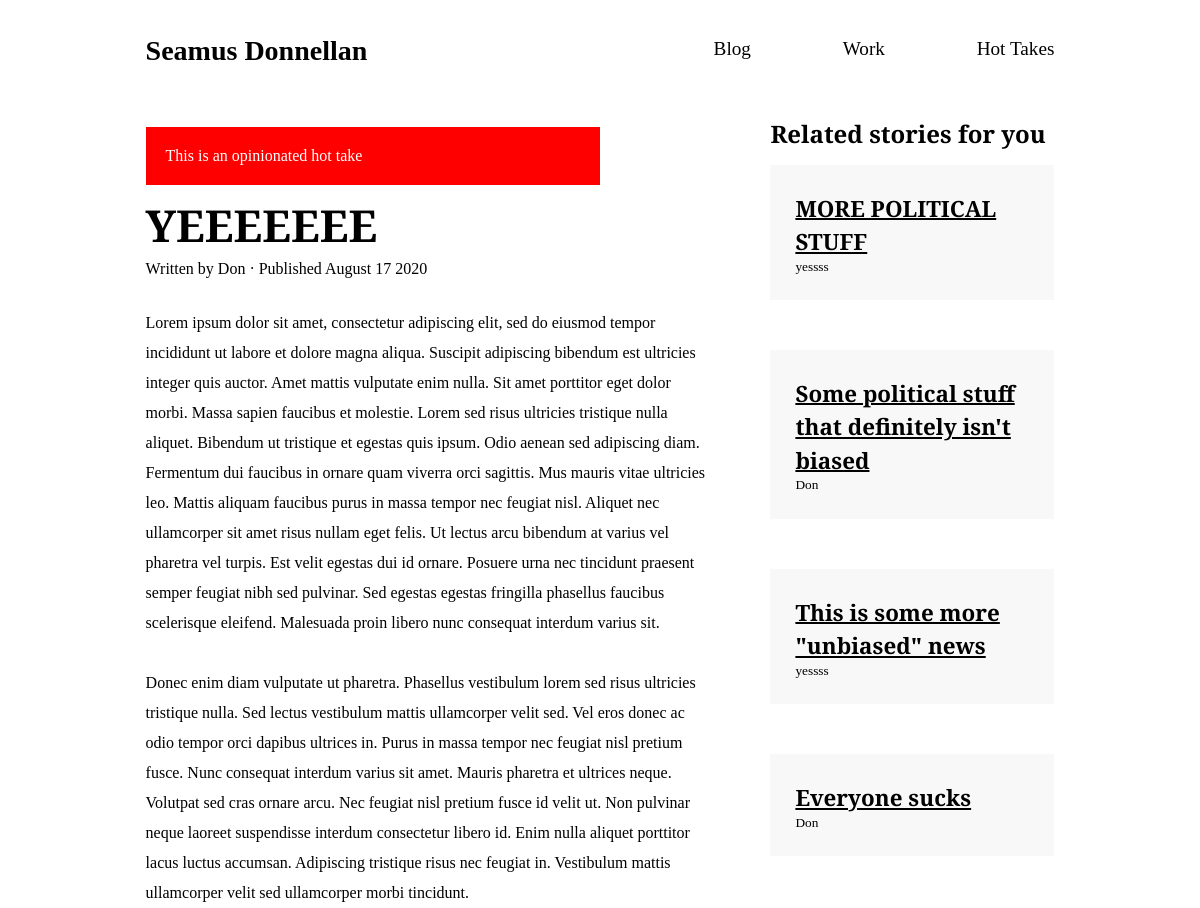
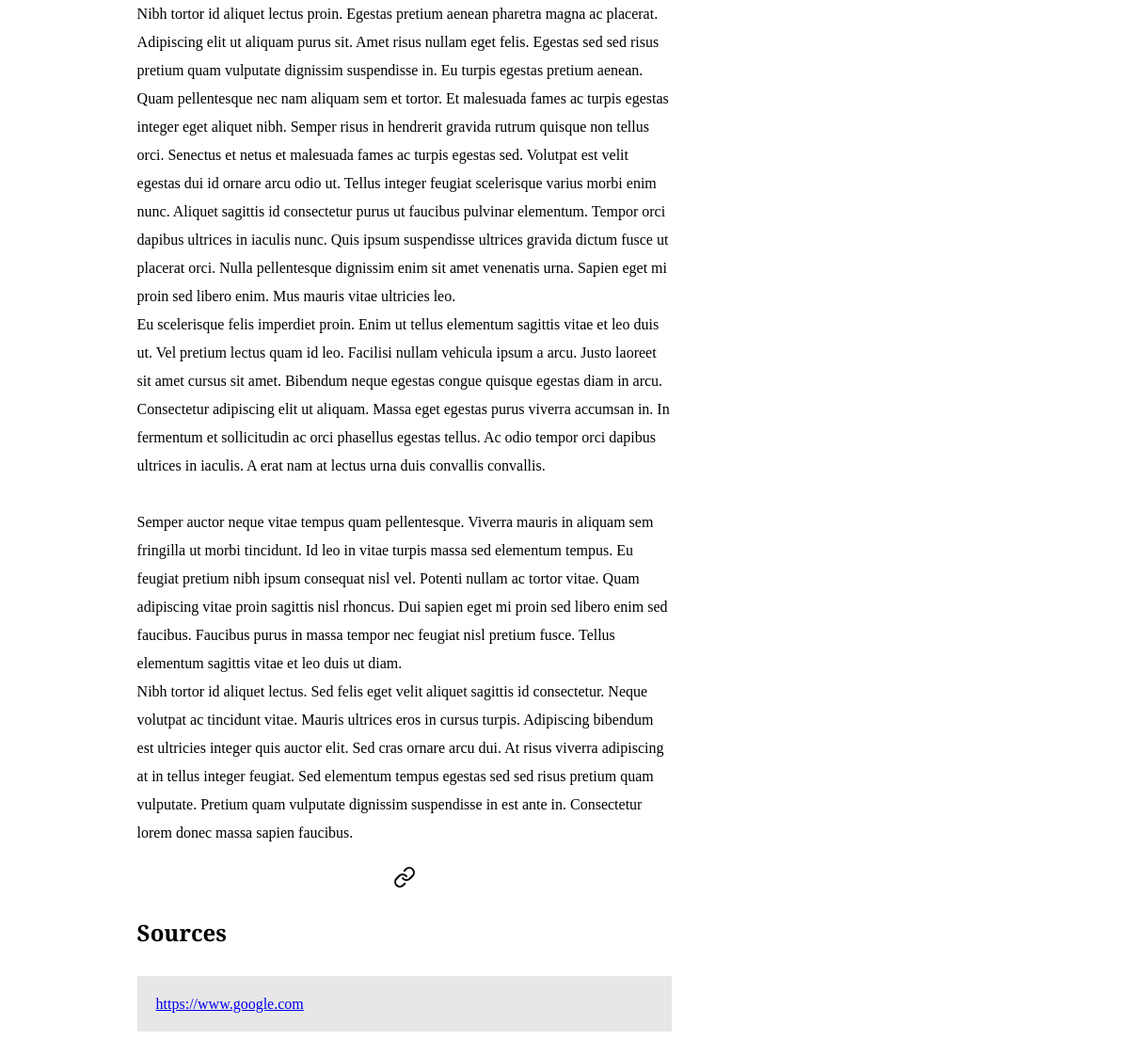
The app's page /take/oh-god-pls-no/ with its own data (2 pictures, top to bottom).
### core/models.py (models this page shows, shortened)
class HotTake(models.Model):
    author = models.ForeignKey(User, on_delete=models.CASCADE)
    title = models.CharField(max_length=100)
    content = RichTextField()
    timestamp = models.DateTimeField(auto_now_add=True)
    opinion = models.BooleanField(default=False)
    sourced = models.ManyToManyField("Source",related_name='sourced')
    slug = models.SlugField(unique=True,default="",max_length=1000)

class Source(models.Model):
    take = models.ForeignKey(HotTake, related_name='sources',on_delete=models.CASCADE)
    link = models.CharField(max_length=250)

### core/views.py (the view)
# urls.py: path('take/<slug>/',views.take_detail,name='take'),
def take_detail(request,slug):
    take = get_object_or_404(HotTake,slug=slug)
    takes = HotTake.objects.all()
    random_items = random.sample(list(takes),4)
    sources = Source.objects.filter(sourced__in=[take])
    context = {
        'take':take,
        'random':random_items,
        'sources':sources
    }
    return render(request,'core/take.html',context)

### core/templates/core/take.html
{% extends 'core/base.html' %}
{% load static %}
{% block content %}
<div class="take">
    <div class="take__container">
        <div class="take__heading">
            {% if take.opinion == True %}
                <div style="margin: 10px 0" class="alert--warning">
                    <p>This is an opinionated hot take</p>
                </div>
            {% endif %}
            <h1>{{ take.title }}</h1>
            <p style="margin-top: 5px">Written by {{ take.author }} &middot; Published {{ take.timestamp|date:"F d Y" }}</p>
        </div>
        <div class="take__body">
            <p style="margin-top: 30px;">{{ take.content|safe }}</p>
        </div>
        <div style="text-align: center; display: flex; justify-content: center; margin-top: 20px;" class="post__icons">
            <a href="index" data-feather="link"></a>
        </div>
    </div>
    <div class="take__sources">
        <h2 style="margin: 10px 0">Sources</h2>
        {% for source in sources %}
        <div class="take__source">
            <p><a href="https://{{ source.link }}" target="_blank">{{ source.link }}</a></p>
        </div>
        {% endfor %}
    </div>
    <div class="take__related">
        <h2 style="margin-bottom: 15px;">Related stories for you</h2>
        {% for random in random %}
        <div class="take__related-modal">
            <h1 style="font-size: 1.4em;"><a style="color: black;" href="{% url 'core:take' slug=random.slug %}">{{ random.title }}</a></h1>
            <small>{{ random.author }}</small>
        </div>
        {% endfor %}
    </div>
</div>
{% endblock %}

### core/static/css/main.css (style rules this page uses)
* { margin: 0; padding: 0; -webkit-box-sizing: border-box; box-sizing: border-box; vertical-align: middle; }
.take { font-family: "Playfair Display", serif; display: -ms-grid; display: grid; -ms-grid-columns: 10% 50% 5% auto 10%; grid-template-columns: 10% 50% 5% auto 10%; -ms-grid-rows: 50px auto; grid-template-rows: 50px auto; }
.take__container { -ms-grid-row: 2; grid-row: 2; -ms-grid-column: 2; -ms-grid-column-span: 1; grid-column: 2/3; font-family: "Playfair Display", serif; }
.take__heading h1 { font-size: 2.75em; }
.take__body { line-height: 30px; }
.take__sources { -ms-grid-column: 2; -ms-grid-column-span: 1; grid-column: 2/3; -ms-grid-row: 3; grid-row: 3; margin-top: 20px; }
.take__source { background: #e7e7e7; margin: 30px 0; padding: 20px; }
.take__related { font-family: "Playfair Display", serif; -ms-grid-row: 2; grid-row: 2; -ms-grid-column: 4; -ms-grid-column-span: 1; grid-column: 4/5; }
.take__related-modal { cursor: pointer; margin: 0 0 50px 0; padding: 25px; background: #f8f8f8; }
.alert--warning { padding: 20px; width: 80%; margin: 0 auto; color: white; font-family: Biko; font-weight: lighter; background: red; }

### records on screen
HotTake: title "YEEEEEEE", author "Don", timestamp "August 17 2020", content "Lorem ipsum dolor sit amet, consectetur adipiscing elit, sed do eiusmod tempor incididunt ut labore et dolore magna aliqua. Suscipit adipiscing bibendum est ultricies integer quis auctor. Amet mattis vulputate enim nulla. Sit amet porttitor eget dolor morbi. Massa sapien faucibus et molestie. Lorem sed risus ultricies tristique nulla aliquet. Bibendum ut tristique et egestas quis ipsum. Odio aenean sed adipiscing diam. Fermentum dui faucibus in ornare quam viverra orci sagittis. Mus mauris vitae ultricies leo. Mattis aliquam faucibus purus in massa tempor nec feugiat nisl. Aliquet nec ullamcorper sit amet risus nullam eget felis. Ut lectus arcu bibendum at varius vel pharetra vel turpis.…"
Source: link "https://www.google.com"
HotTake: title "MORE POLITICAL STUFF", author "yessss"
HotTake: title "Some political stuff that definitely isn't biased", author "Don"
HotTake: title "This is some more \"unbiased\" news", author "yessss"
HotTake: title "Everyone sucks", author "Don"
